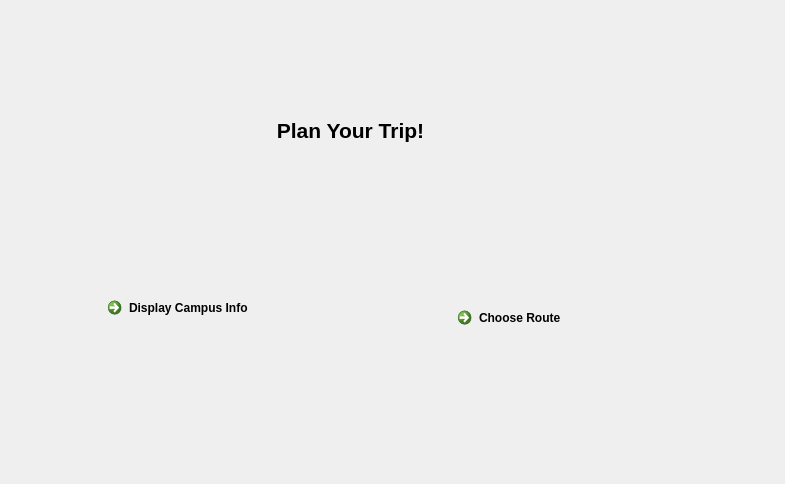
<?xml version="1.0" encoding="UTF-8"?>
<ui version="4.0">
 <class>student</class>
 <widget class="QDialog" name="student">
  <property name="geometry">
   <rect>
    <x>0</x>
    <y>0</y>
    <width>785</width>
    <height>484</height>
   </rect>
  </property>
  <property name="windowTitle">
   <string>Dialog</string>
  </property>
  <widget class="QCommandLinkButton" name="commandLinkButton">
   <property name="geometry">
    <rect>
     <x>100</x>
     <y>290</y>
     <width>221</width>
     <height>41</height>
    </rect>
   </property>
   <property name="text">
    <string>Display Campus Info</string>
   </property>
  </widget>
  <widget class="QCommandLinkButton" name="commandLinkButton_2">
   <property name="geometry">
    <rect>
     <x>450</x>
     <y>300</y>
     <width>187</width>
     <height>41</height>
    </rect>
   </property>
   <property name="text">
    <string>Choose Route</string>
   </property>
  </widget>
  <widget class="QLabel" name="label">
   <property name="geometry">
    <rect>
     <x>230</x>
     <y>80</y>
     <width>241</width>
     <height>101</height>
    </rect>
   </property>
   <property name="font">
    <font>
     <pointsize>16</pointsize>
     <weight>75</weight>
     <bold>true</bold>
    </font>
   </property>
   <property name="text">
    <string>Plan Your Trip!</string>
   </property>
   <property name="alignment">
    <set>Qt::AlignCenter</set>
   </property>
  </widget>
  <widget class="QLabel" name="label_pic_campus">
   <property name="geometry">
    <rect>
     <x>130</x>
     <y>190</y>
     <width>121</width>
     <height>101</height>
    </rect>
   </property>
   <property name="text">
    <string/>
   </property>
  </widget>
  <widget class="QLabel" name="label_pic_route">
   <property name="geometry">
    <rect>
     <x>460</x>
     <y>210</y>
     <width>101</width>
     <height>91</height>
    </rect>
   </property>
   <property name="text">
    <string/>
   </property>
  </widget>
 </widget>
 <resources/>
 <connections/>
</ui>
